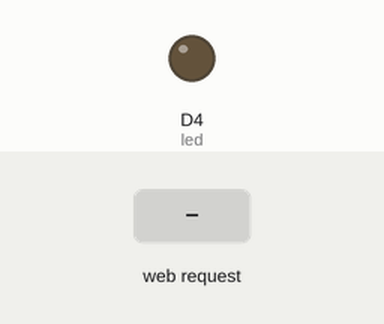
The sketch below on a simulated ESP8266 (NodeMCU). On the bench: output pins drawn as LEDs (lit = HIGH). The inputs (shaded band) are chosen by the test bench. WiFi joins after 1.5 s; servers stay silent unless stated; what the sketch prints to the serial monitor is not drawn.

Above: at 2.8 s.
2.9 s: HTTP request GET /ledon received
At 3.9 s:
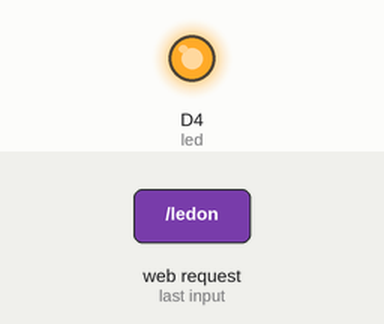
4.4 s: HTTP request GET /ledoff received
At 5.0 s:
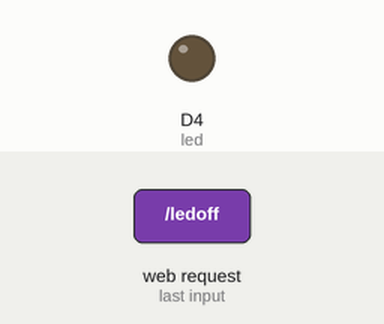
Timing chart, 0 to 7.4 s (numbered marks = the images above; inputs shaded):
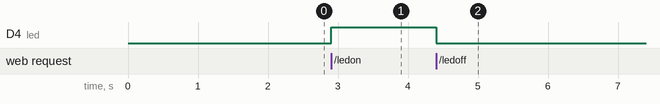

The sketch:

nodeM5.ino
```cpp
#include <ESP8266WiFi.h>

WiFiClient client;
WiFiServer server(80);
#define led D4

void setup()
{
  pinMode(led, OUTPUT);
  Serial.begin(9600);
  WiFi.begin("iot", "project1234");
  while(WiFi.status() != WL_CONNECTED)
  {
    delay(200);
    Serial.print(".");
  }
  Serial.println();
  Serial.println("NodeMCU is connected!");

  Serial.print("Use this URL to connect: ");
  Serial.print("http://");
  Serial.println(WiFi.localIP());
  server.begin();
  Serial.println("Server started");
}

void loop()
{
  client = server.available();  //Gets a client that is connected to the server and has data available for reading.
  if (client == 1)
  {
    String request =  client.readStringUntil('\n');
    Serial.println(request);
    request.trim();
    if(request == "GET /ledon HTTP/1.1")
    {
      digitalWrite(led, HIGH);
    }
    if(request == "GET /ledoff HTTP/1.1")
    {
      digitalWrite(led, LOW);
    }
    /*if(request == "GET /led2on HTTP/1.1")
    {
      digitalWrite(led2, HIGH);
    }
    if(request == "GET /led2off HTTP/1.1")
    {
      digitalWrite(led2, LOW);
    }*/
  }
  client.println("Content-Type: text/html");
  client.println("");
  client.println("<!DOCTYPE HTML>");
  client.println("<html>");
  client.println("<h1>Welcome to the Webpage!</h1>");
  client.println("<h3>LED Controls<h3>");
  client.println("<br>");
  client.println("<a href=\"/ledon\"\"><button>LED  ON</button></a>");
  client.println("<a href=\"/ledoff\"\"><button>LED OFF</button></a><br/>");

 /* client.println("<a href=\"/led2on\"\"><button>LED 2 ON</button></a>");
  client.println("<a href=\"/led2off\"\"><button>LED 2 OFF</button></a><br/>");*/
  client.println("</html>");
}
```

Measured:
- after the input at 2.9 s, D4 (led): LOW → HIGH at once
- after the input at 4.4 s, D4 (led): HIGH → LOW at once
